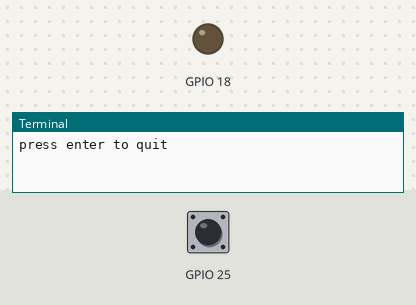
Simulated run of this program. Board: Raspberry Pi (BCM pin numbers). Shown: output pins drawn as LEDs (lit = HIGH), the last lines printed to the terminal. The inputs (shaded band) are chosen by the test bench; at power-on: GPIO 25 LOW.

Above: at 1.2 s.
1.3 s: GPIO 25 pulled HIGH for 0.15 s
At 2.5 s:
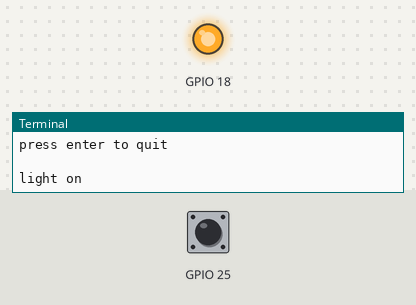
2.9 s: GPIO 25 pulled HIGH for 1 s
At 3.9 s:
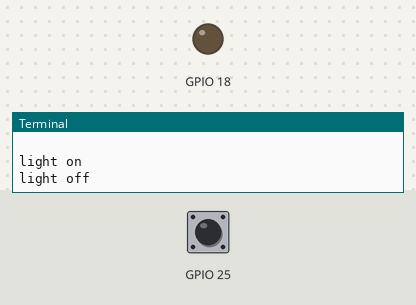
5.4 s: GPIO 25 pulled HIGH for 3.2 s
At 5.8 s:
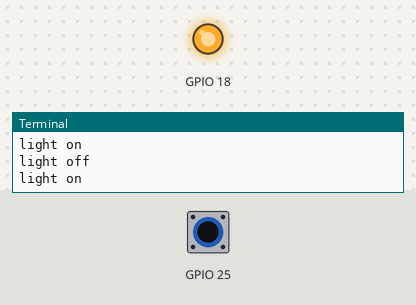
Timing chart, 0 to 8.4 s (numbered marks = the images above; inputs shaded):
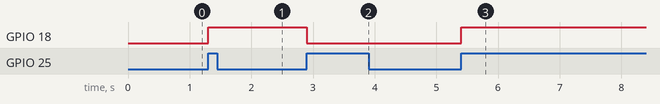

The program:

button2.py
```python
import RPi.GPIO as GPIO


light_on=False


def button_pressed(channel):
  global light_on

  if light_on:
    light_on=False
    GPIO.output(18, False)
    print("light off")

  else:
    light_on=True
    GPIO.output(18, True)
    print("light on")


GPIO.setwarnings(False)
GPIO.setmode(GPIO.BCM)
GPIO.setup(25, GPIO.IN, pull_up_down=GPIO.PUD_DOWN)
GPIO.setup(18, GPIO.OUT)

GPIO.add_event_detect(25, GPIO.RISING, callback=button_pressed, bouncetime=500)

input("press enter to quit\n\n")

GPIO.cleanup()
```

Measured:
- after the input at 1.3 s, GPIO 18: LOW → HIGH at once
- after the input at 2.9 s, GPIO 18: HIGH → LOW at once
- after the input at 5.4 s, GPIO 18: LOW → HIGH at once
